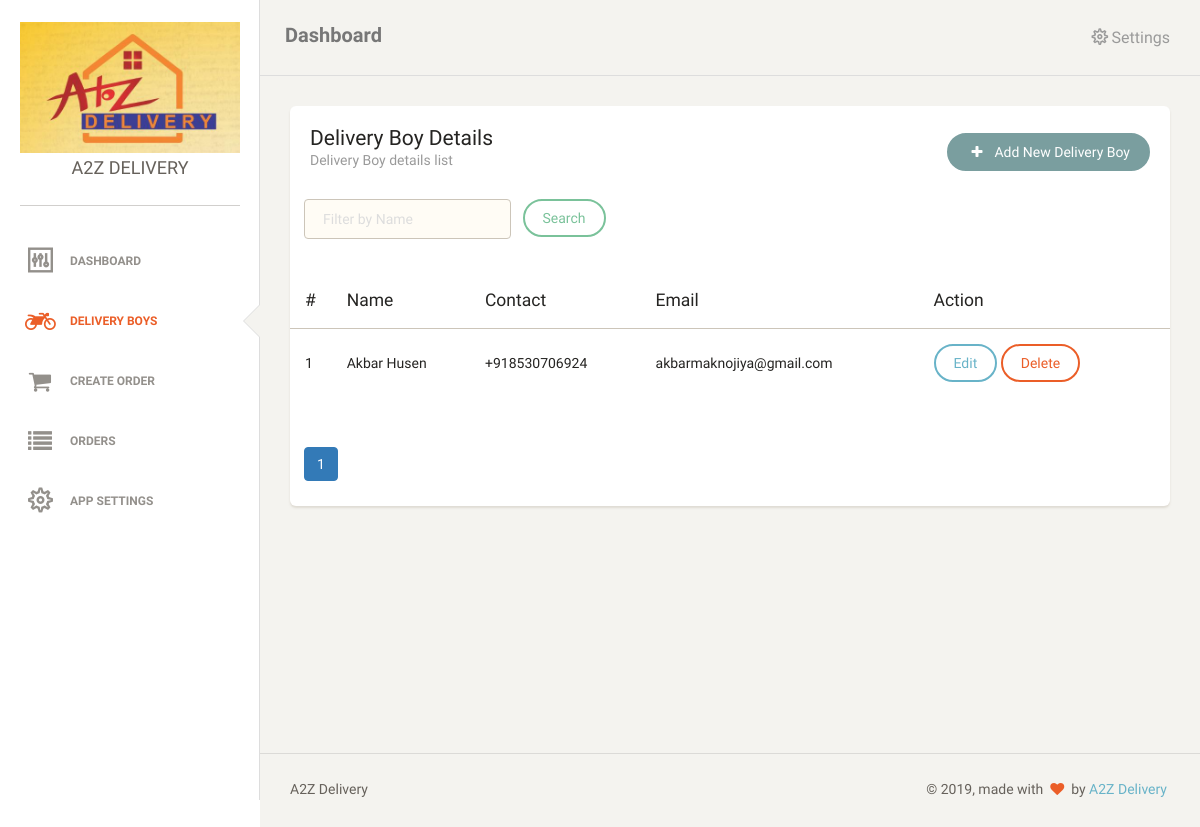
Before: /delivery_boys.php (signed in) with the older database file.
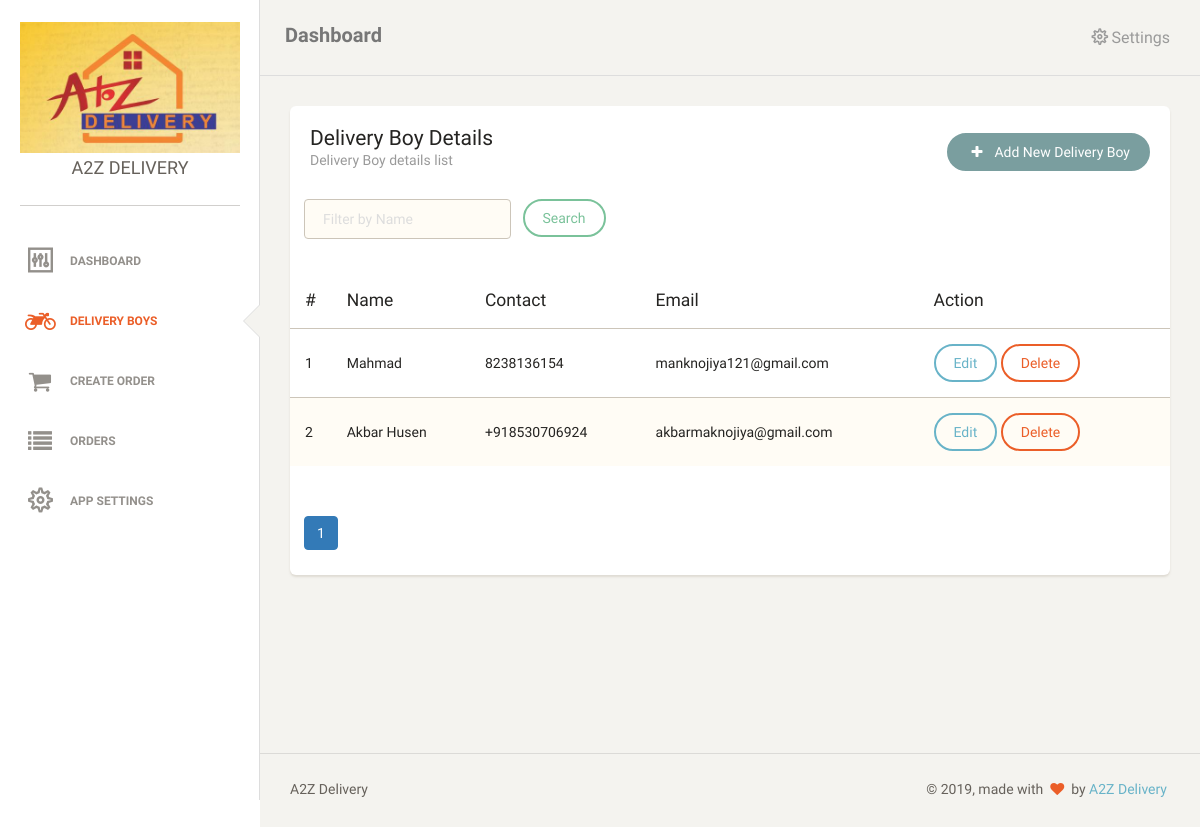
After: the same page with the newer database file.
### tables this page shows
CREATE TABLE IF NOT EXISTS `users` (
  `id` int(11) NOT NULL AUTO_INCREMENT,
  `username` varchar(255) NOT NULL,
  `password` varchar(255) NOT NULL,
  `name` varchar(100) NOT NULL,
  `contact` varchar(50) NOT NULL,
  `type` int(11) NOT NULL,
  `created_at` timestamp NOT NULL DEFAULT CURRENT_TIMESTAMP,
  PRIMARY KEY (`id`)
);

### common/database.php (called while the page is built, shortened)
<?php
	require_once('common/app.php');
	class DB {
		public $conn;
		function __construct($hostname,$username,$password,$database)
		{
		$this->conn = mysqli_connect($hostname,$username,$password,$database) or die('Database is still not setup ...');
		return $this->conn;
		}
		function query($query) {
			$res = mysqli_query($this->conn,$query);
			return $res;
		}
		function get($res,$inArrayOnly = false) {
			$rows = [];
			while($row = mysqli_fetch_assoc($res)) {
				$rows[] = $row;
			}
			if(!$inArrayOnly) {
				$rows= $this->toStdObject($rows);
			}
			return $rows;
		}
		function getOne($res,$inArrayOnly = false) {
			$row = mysqli_fetch_assoc($res);
			if(!$inArrayOnly) {
				$row = $this->toStdObject($row);
			}
			return $row;
		}
		function toStdObject($rows) {
			$rows = json_decode(json_encode($rows));
			return $rows;
		}
	}
?>

### include.php (called while the page is built, shortened)
<?php
	$db = new DB(HOST,USERNAME,PASSWORD,DATABASE);
	$app = new App();
?>

### common/functions.php (called while the page is built, shortened)
<?php
require_once(BASE_PATH.'/common/database.php');
function get_setting_meta($field) {
	global $db;
	$sql = 'SELECT `value` FROM `app_settings` WHERE `name`="'.$field.'"';
	$result = $db->query($sql);
	$row = $db->getOne($result);
	return $row->value;
}
function showTabActive($url,$tabs) {
	$showActive = false;
	foreach($tabs as $key => $tab) {
		if(strpos($url, $tab) !== FALSE) {
			$showActive = true;
			break;
		}
	}
	return $showActive;
}
function get_deliveryboy_details($limited = false,$offset = 0,$limit = 0,$searchWith = '') {
		global $db,$app;
		$limitedSql = "";
		 $where = " WHERE type=2";
		if($limited) {
			$limitedSql = " LIMIT ".$offset.",".$limit;
		}
		$sql = 'SELECT * FROM `users` '.$where.' ORDER BY id DESC'.$limitedSql;
		$result = $db->get($db->query($sql));
		return $result;
}
function getUserRole($userId) {
	global $db,$app;
	$sql = "SELECT type FROM `users` WHERE id=".$userId."";
	$result = $db->getOne($db->query($sql));
	if($result->type == 1) {
		return 'admin';
	} else {
		return 'deliveryboy';
	}
}
?>

### common/app.php (called while the page is built, shortened)
<?php
class App {
		?>
		<?php
	function getSession($key) {
		if(empty($_SESSION[$key]))
			return '';
		else
			return $_SESSION[$key];
	}
}
?>

### layouts/pagination-top.php (called while the page is built, shortened)
<?php
	$rec_limit = RECORDS_PER_PAGE;
	if( isset($_GET['page'] ) ) {
	    $page = $_GET['page'] - 1;
	    $offset = $rec_limit * $page ;
	}else {
	    $offset = 0;
	}
    $total_pages = ceil($rec_count / $rec_limit);
?>

### delivery_boys.php (the view, shortened to what this page needs)
<?php
	include_once('layouts/header.php');
	$searchWith = '';
	$deliveryboy_details = get_deliveryboy_details(false,NULL,NULL,$searchWith);
	$rec_count = count($deliveryboy_details);
	include_once('layouts/pagination-top.php');
	$deliveryboy_details = get_deliveryboy_details(true,$offset,$rec_limit,$searchWith);
?>
<div class="content">
	<div class="container-fluid">
		<div class="row">
			<div class="col-md-12">
				<div class="card">
					<div class="header">
						<div class="row">
							<div class="col-sm-9">
								<h4 class="title">Delivery Boy Details</h4>
								<p class="category">Delivery Boy details list</p>
							</div>
							<div class="col-sm-3 pull-right">
								<a href="add_delivery_boy.php" class="btn btn-fill btn-primary pull-right"><span><i class="fa fa-plus"></i></span>&nbsp; Add New Delivery Boy </a>
							</div>
						</div>
					</div>
					<div class="content table-responsive table-full-width">
						<div class="row">
							<form method="" action="">
								<div class="col-md-3 ml-1">
									<input type="text" class="form-control border-input" name="filter_keyword" value="<?php if(!empty($_GET['filter_keyword'])) { echo $_GET['filter_keyword']; } else { echo ''; } ?>" placeholder="Filter by Name" />
								</div>
								<div class="col-md-3">
									<div class="form-grooup">
										<input type="submit" name="btnFilter" value="Search" class="btn btn-success" />
									</div>
								</div>
							</form>
						</div>
						<table class="table table-striped mt-2">
							<thead>
								<th>#</th>
								<th>Name</th>
								<th>Contact</th>
								<th>Email</th>
								<th>Action</th>
							</thead>
							<tbody>
								<?php
								if(count($deliveryboy_details) == 0) {
								?>
								<tr>
									<td colspan="4">No records found</td>
								</tr>
								<?php
								}
								else {
								$i=1;
								foreach ($deliveryboy_details as $key => $test_detail) {
								?>
								<tr>
									<td>
										<?php echo $i; ?>
									</td>
									<td>
										<?php echo $test_detail->name ?>
									</td>
									<td>
										<?php
											echo $test_detail->contact;
										?>
									</td>
									<td>
										<?php
											echo $test_detail->username;
										?>
									</td>
									<td>
										<a href="edit_delivery_boy.php?delivery_boy_id=<?php echo $test_detail->id; ?>" class="btn btn-info">Edit</a>
										<a href="?delete_id=<?php echo $test_detail->id; ?>" class="btn btn-danger confirm">Delete</a>
									</td>
								</tr>
								<?php
								$i++;
								}
								}
								?>
							</tbody>
						</table>
					</div>
					<?php include_once('layouts/pagination-links.php'); ?>
				</div>
			</div>
		</div>
	</div>
</div>
<?php
	include_once('layouts/footer.php');
?>

### layouts/header.php (shortened to what this page needs)
<?php
    include_once('include.php');
?>
<!DOCTYPE html>
<html>
    <head>
        <link href="assets/css/bootstrap.min.css" rel="stylesheet" />
        <link href="assets/css/animate.min.css" rel="stylesheet"/>
        <link href="assets/css/paper-dashboard.css" rel="stylesheet"/>
        <link href="assets/css/demo.css" rel="stylesheet" />
        <link href="https://maxcdn.bootstrapcdn.com/font-awesome/latest/css/font-awesome.min.css" rel="stylesheet">
        <link href="assets/css/themify-icons.css" rel="stylesheet">
        <link rel="stylesheet" type="text/css" href="assets/css/style.css">
    </head>
    <body>
        <div class="wrapper">
            <div class="sidebar" data-background-color="white" data-active-color="danger">
                <div class="sidebar-wrapper">
                    <div class="logo">
                        <a href="<?php echo SITE_URL; ?>" class="simple-text">
                            <img src="assets/img/logos/<?php echo get_setting_meta('logo'); ?>" class="img-responsive" /><?php echo get_setting_meta('app_name'); ?>
                        </a>
                    </div>
                    <ul class="nav">
                        <li class="<?php if(showTabActive($_SERVER['REQUEST_URI'],array('admin','index'))) { echo "active"; } ?>">
                            <a href="admin.php">
                                <i class="ti-panel"></i>
                                <p>Dashboard</p>
                            </a>
                        </li>
                        <?php if(getUserRole($app->getSession('loggedin')) == 'admin'): ?>
                            <li class="<?php if(showTabActive($_SERVER['REQUEST_URI'],array('delivery_boys','add_delivery_boy','edit_delivery_boy'))) { echo "active"; } ?>">
                                <a href="delivery_boys.php">
                                    <i class="fa fa-motorcycle"></i>
                                    <p>Delivery Boys</p>
                                </a>
                            </li>
                            <li class="<?php if(showTabActive($_SERVER['REQUEST_URI'],array('create_order','edit_order','chat'))) { echo "active"; } ?>">
                                <a href="create_order.php">
                                    <i class="fa fa-shopping-cart"></i>
                                    <p>Create Order</p>
                                </a>
                            </li>
                        <?php endif ?>
                        <li class="<?php if(showTabActive($_SERVER['REQUEST_URI'],array('orders'))) { echo "active"; } ?>">
                            <a href="orders.php">
                                <i class="fa fa-list"></i>
                                <p>Orders</p>
                            </a>
                        </li>
                        <?php if(getUserRole($app->getSession('loggedin')) == 'admin'): ?>
                            <li class="<?php if(showTabActive($_SERVER['REQUEST_URI'],array('app_settings'))) { echo "active"; } ?>">
                                <a href="app_settings.php">
                                    <i class="ti-settings"></i>
                                    <p>App settings</p>
                                </a>
                            </li>
                        <?php endif ?>
                    </ul>
                </div>
            </div>
            <div class="main-panel">
                <nav class="navbar navbar-default">
                    <div class="container-fluid">
                        <div class="navbar-header">
                            <a class="navbar-brand" href="#">Dashboard</a>
                        </div>
                        <div class="collapse navbar-collapse">
                            <ul class="nav navbar-nav navbar-right">
                                <li>
                                    <a href="#" class="dropdown-toggle" data-toggle="dropdown">
                                        <i class="ti-settings"></i>
                                        <p>Settings</p>
                                    </a>
                                </li>
                            </ul>
                        </div>
                    </div>
                </nav>

### layouts/pagination-links.php (shortened to what this page needs)
<?php
$pagLink = '<ul class="pagination ml-1">';
for ($i=1; $i<=$total_pages; $i++) {
	$activeClass = "";
	if($i == $_GET['page']) {
		$activeClass = " active";
	}
	$pagLink.= '<li class="page-item'.$activeClass.'">';
	$pagLink.= "<a class='page-link' href='?page=".$i."&filter_keyword=".$searchWith."'>".$i."</a>";
	$pagLink.= "</li>";
};
echo $pagLink."</ul>";
?>

### layouts/footer.php (shortened to what this page needs)
<footer class="footer">
    <div class="container-fluid">
        <nav class="pull-left">
            <ul>
                <li>
                    <a href="/">
                        <?php echo SITE_TITLE; ?>
                    </a>
                </li>
            </ul>
        </nav>
        <div class="copyright pull-right">
            &copy; <script>document.write(new Date().getFullYear())</script>, made with <i class="fa fa-heart heart"></i> by <a href="/"><?php echo SITE_TITLE; ?></a>
        </div>
    </div>
</footer>
</div>
</div>
</body>
</html>

### assets/css/style.css (style rules this page uses)
.ml-1 { margin-left: 1em !important; }
.mt-2 { margin-top: 2em !important; }
footer ul { list-style: none !important; }
.card .header .btn { margin-bottom: 0.5em !important; margin-top: 0.5em !important; }

Changed rows visible on the page:
added users: name "Mahmad", contact "8238136154", username "manknojiya121@gmail.com"
